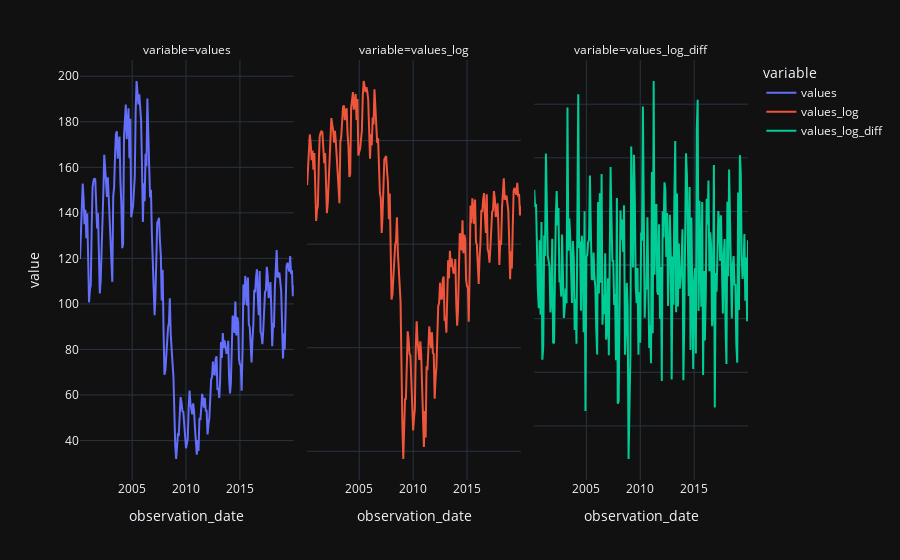

The notebook cell this image was saved under:
### Code cell
fig = df.plot(facet_col="variable")
fig.update_yaxes(matches=None)
fig.update_layout()

### Figure 1 — Plotly figure (JSON) as saved in the notebook; plotly's stock layout.template omitted (floating-point values rounded to 4 significant figures; data arrays with more than 128 entries replaced by an {"elided": "..."} marker saying what was removed)
{"data": [{"hovertemplate": "variable=values<br>observation_date=%{x}<br>value=%{y}<extra></extra>", "legendgroup": "values", "line": {"color": "#636efa", "dash": "solid"}, "marker": {"symbol": "circle"}, "mode": "lines", "name": "values", "orientation": "v", "showlegend": true, "type": "scatter", "x": {"elided": "239 str values"}, "xaxis": "x", "y": {"elided": "239 float values"}, "yaxis": "y"}, {"hovertemplate": "variable=values_log<br>observation_date=%{x}<br>value=%{y}<extra></extra>", "legendgroup": "values_log", "line": {"color": "#EF553B", "dash": "solid"}, "marker": {"symbol": "circle"}, "mode": "lines", "name": "values_log", "orientation": "v", "showlegend": true, "type": "scatter", "x": {"elided": "239 str values"}, "xaxis": "x2", "y": {"elided": "239 float values"}, "yaxis": "y2"}, {"hovertemplate": "variable=values_log_diff<br>observation_date=%{x}<br>value=%{y}<extra></extra>", "legendgroup": "values_log_diff", "line": {"color": "#00cc96", "dash": "solid"}, "marker": {"symbol": "circle"}, "mode": "lines", "name": "values_log_diff", "orientation": "v", "showlegend": true, "type": "scatter", "x": {"elided": "239 str values"}, "xaxis": "x3", "y": {"elided": "239 float values"}, "yaxis": "y3"}], "layout": {"annotations": [{"font": {}, "showarrow": false, "text": "variable=values", "x": 0.16, "xanchor": "center", "xref": "paper", "y": 1, "yanchor": "bottom", "yref": "paper"}, {"font": {}, "showarrow": false, "text": "variable=values_log", "x": 0.5, "xanchor": "center", "xref": "paper", "y": 1, "yanchor": "bottom", "yref": "paper"}, {"font": {}, "showarrow": false, "text": "variable=values_log_diff", "x": 0.84, "xanchor": "center", "xref": "paper", "y": 1, "yanchor": "bottom", "yref": "paper"}], "legend": {"title": {"text": "variable"}, "tracegroupgap": 0}, "margin": {"t": 60}, "xaxis": {"anchor": "y", "domain": [0, 0.32], "title": {"text": "observation_date"}}, "xaxis2": {"anchor": "y2", "domain": [0.34, 0.66], "matches": "x", "title": {"text": "observation_date"}}, "xaxis3": {"anchor": "y3", "domain": [0.68, 1.0], "matches": "x", "title": {"text": "observation_date"}}, "yaxis": {"anchor": "x", "domain": [0, 1], "title": {"text": "value"}}, "yaxis2": {"anchor": "x2", "domain": [0, 1], "showticklabels": false}, "yaxis3": {"anchor": "x3", "domain": [0, 1], "showticklabels": false}}}
